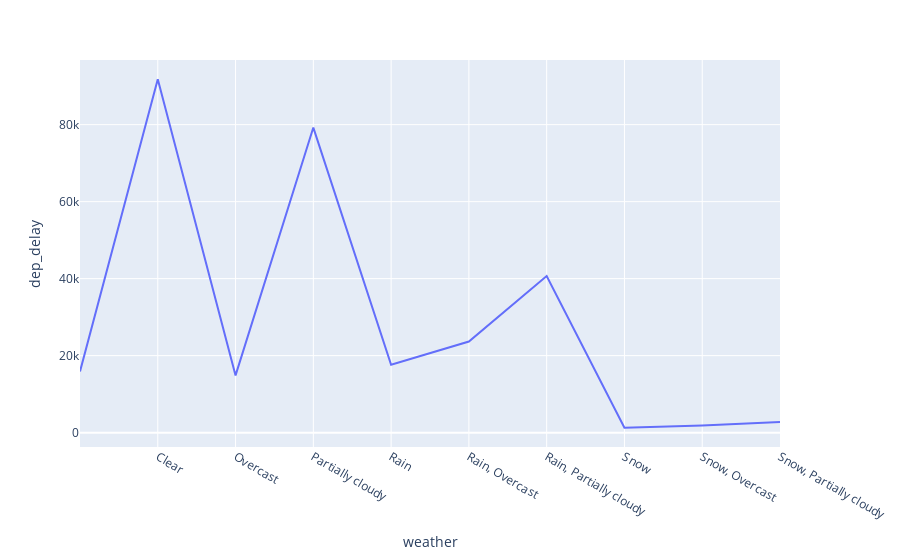

Here is the notebook cell this chart was saved with:
### Code cell
df = px.data.gapminder().query("continent == 'Oceania'")
fig = px.line(we_data, x="weather", y='dep_delay')
fig.show()

### Figure 1 — Plotly figure (JSON) as saved in the notebook; plotly's stock layout.template omitted (floating-point values rounded to 4 significant figures)
{"data": [{"hovertemplate": "weather=%{x}<br>dep_delay=%{y}<extra></extra>", "legendgroup": "", "line": {"color": "#636efa", "dash": "solid"}, "mode": "lines", "name": "", "orientation": "v", "showlegend": false, "type": "scatter", "x": ["", "Clear", "Overcast", "Partially cloudy", "Rain", "Rain, Overcast", "Rain, Partially cloudy", "Snow", "Snow, Overcast", "Snow, Partially cloudy"], "xaxis": "x", "y": [15911, 91768, 14864, 79242, 17615, 23667, 40672, 1295, 1830, 2787], "yaxis": "y"}], "layout": {"autosize": true, "legend": {"tracegroupgap": 0}, "margin": {"t": 60}, "xaxis": {"anchor": "y", "autorange": true, "domain": [0, 1], "range": [0, 9], "title": {"text": "weather"}, "type": "category"}, "yaxis": {"anchor": "x", "autorange": true, "domain": [0, 1], "range": [-3731.0, 96790.0], "title": {"text": "dep_delay"}, "type": "linear"}}}
